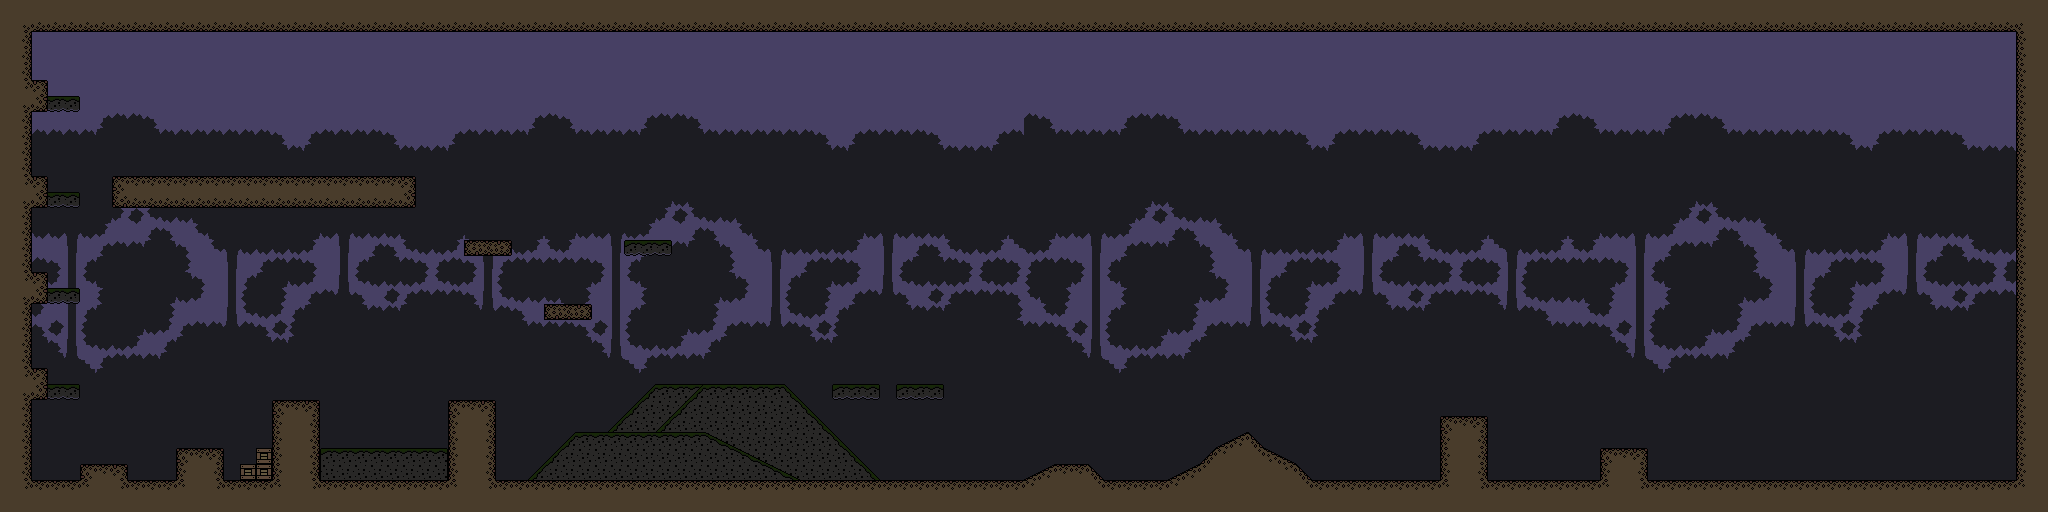

A 2D game scene composited from a Tiled map and its tileset images. What follows is a short description and the map's XML, with each tile layer's data collapsed to a summary:
An orthogonal 128x32 tile map with 16x16 px tiles, 7 tile layers (Background, Platforms2, Platforms, Ground, ...).

<map version="1.2" tiledversion="1.2.0" orientation="orthogonal" renderorder="right-down" width="128" height="32" tilewidth="16" tileheight="16" infinite="0" nextlayerid="21" nextobjectid="1">
 <tileset firstgid="1" source="../../../16bit_DeathBros/Assets/Tiled2Unity/TiledMaps/NES_16x16_cave.tsx" />
 <layer id="14" name="Background" width="128" height="32">
  <data>[4096 cells, 4096 non-empty, 26 distinct tile ids]</data>
 </layer>
 <layer id="15" name="Platforms2" width="128" height="32">
  <data>[4096 cells, 85 non-empty, 10 distinct tile ids]</data>
 </layer>
 <layer id="16" name="Platforms" width="128" height="32">
  <data>[4096 cells, 113 non-empty, 20 distinct tile ids]</data>
 </layer>
 <layer id="17" name="Ground" width="128" height="32">
  <data>[4096 cells, 756 non-empty, 28 distinct tile ids]</data>
 </layer>
 <layer id="18" name="Collision" width="128" height="32" opacity="0">
  <properties>
   <property name="unity:layer" value="Collision" />
  </properties>
  <data>[4096 cells, 756 non-empty, 7 distinct tile ids]</data>
 </layer>
 <layer id="19" name="Platforms" width="128" height="32" opacity="0">
  <properties>
   <property name="unity:layer" value="Platform" />
  </properties>
  <data>[4096 cells, 54 non-empty, 6 distinct tile ids]</data>
 </layer>
 <layer id="20" name="Platforms2" width="128" height="32" opacity="0">
  <properties>
   <property name="unity:layer" value="Platform" />
  </properties>
  <data>[4096 cells, 17 non-empty, 3 distinct tile ids]</data>
 </layer>
</map>